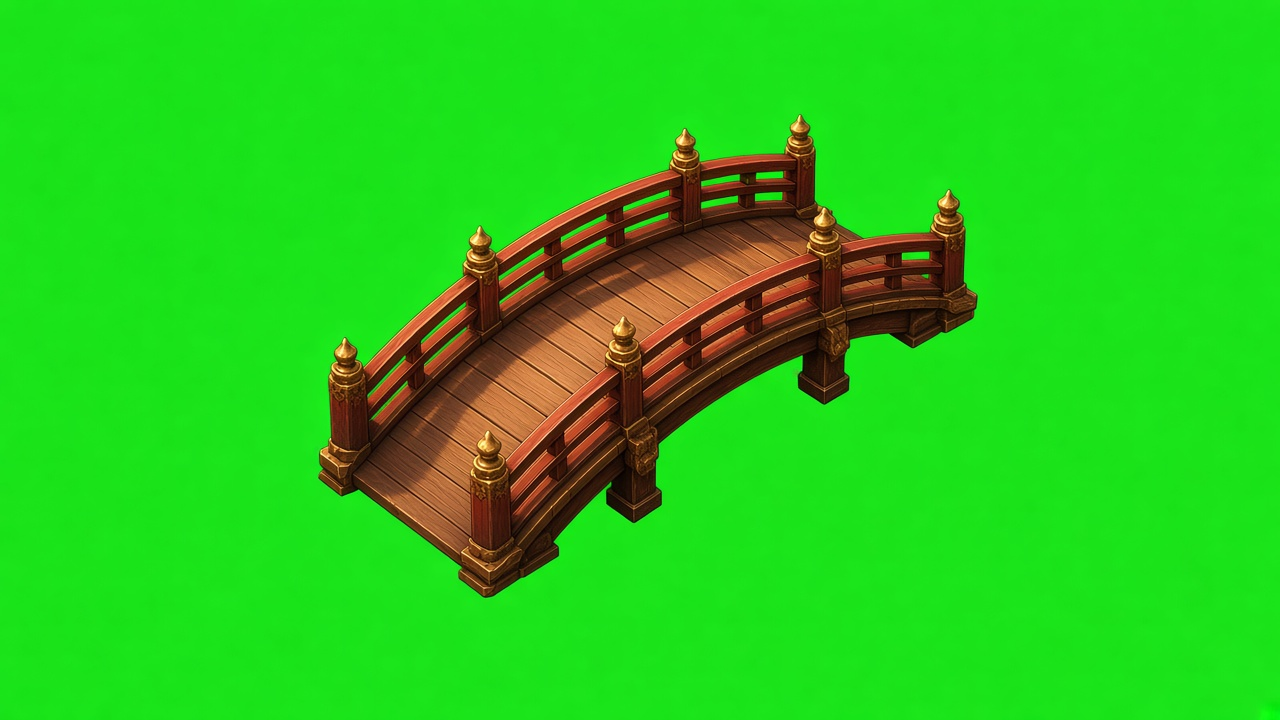
#> input picture tools/art/hero/src/bridge.jpg, 1280 x 720 px
$ python -i keylib.py   (imports and definitions only)
#> lines starting #> are read from the running program, lines starting #| are printed output that depends on the picture
"""Chroma-key + sprite helpers for generated (GenerateImage) hero art.
All inputs are 1280x720 JPEGs: one subject (or a row of poses) on flat chroma green,
or additive VFX on black. Keying is flood-fill based (so green INSIDE foliage survives),
with a soft alpha ramp, edge decontamination and green despill."""
import numpy as np
from PIL import Image, ImageFilter
from scipy import ndimage as ndi

def load(path):
    return Image.open(path).convert("RGB")

def bg_colour(a):
    b = np.concatenate([a[:10].reshape(-1, 3), a[-10:].reshape(-1, 3), a[:, :10].reshape(-1, 3), a[:, -10:].reshape(-1, 3)])
    return np.median(b, axis=0)

def key_green(im, t1=48.0, t2=96.0, despill=True):
    a = np.asarray(im).astype(np.float32)
    bg = bg_colour(a)
    d = np.sqrt(((a - bg) ** 2).sum(-1))
    # greenness helps on dark foliage near the bg hue
    gr = a[..., 1] - np.maximum(a[..., 0], a[..., 2])
    bgg = bg[1] - max(bg[0], bg[2])
    cand = (d < t2) & ((gr > bgg * 0.45) if bgg > 60 else True)
    lab, n = ndi.label(cand)
    edge = np.unique(np.concatenate([lab[0], lab[-1], lab[:, 0], lab[:, -1]]))
    edge = edge[edge > 0]
    bgm = np.isin(lab, edge)
    # interior holes (between branches, lily pads...): tight match, big enough to be background
    tight = (d < t1 * 1.1) & ((gr > bgg * 0.6) if bgg > 60 else True)
    tl, tn = ndi.label(tight)
    if tn:
        ts = ndi.sum(tight, tl, range(1, tn + 1))
        bgm |= np.isin(tl, [i + 1 for i, s in enumerate(ts) if s >= 25])
    bgm = ndi.binary_opening(bgm, iterations=1) | (bgm & (d < t1))
    # soft alpha: 0 inside bg, ramp over the band, 1 elsewhere
    near = ndi.binary_dilation(bgm, iterations=3)
    ramp = np.clip((d - t1) / (t2 - t1), 0, 1)
    alpha = np.where(bgm, 0.0, 1.0)
    alpha = np.where(near & ~bgm, np.maximum(ramp, 0.0) * 0 + np.clip(ramp * 1.15, 0, 1), alpha)
    # keep alpha 1 well inside the subject
    inner = ~ndi.binary_dilation(bgm, iterations=4)
    alpha = np.where(inner, 1.0, alpha)
    alpha = ndi.gaussian_filter(alpha, 0.6)
    # drop specks: keep components of the opaque mask with decent area
    solid = alpha > 0.5
    l2, n2 = ndi.label(solid)
    if n2 > 1:
        sizes = ndi.sum(solid, l2, range(1, n2 + 1))
        keep = np.isin(l2, [i + 1 for i, s in enumerate(sizes) if s > 120])
        alpha = np.where(keep | ndi.binary_dilation(keep, iterations=2), alpha, 0.0)
    rgb = a.copy()
    if despill:
        ring = ndi.binary_dilation(alpha > 0.02, iterations=1) & ndi.binary_dilation(alpha < 0.98, iterations=4)
        # decontaminate: remove bg contribution proportional to (1-alpha)
        al = np.clip(alpha, 0.05, 1)[..., None]
        dec = (a - (1 - al) * bg) / al
        rgb = np.where(ring[..., None], np.clip(dec, 0, 255), rgb)
        # clamp green to the average of red/blue (+ a little) on the ring and just inside it
        zone = ndi.binary_dilation(ring, iterations=2) & (alpha > 0)
        lim = np.maximum(rgb[..., 0], rgb[..., 2]) * 1.02 + 6
        g = np.where(zone & (rgb[..., 1] > lim), lim, rgb[..., 1])
        rgb[..., 1] = g
    out = np.dstack([np.clip(rgb, 0, 255), np.clip(alpha * 255, 0, 255)]).astype(np.uint8)
    return Image.fromarray(out, "RGBA")

# [5 lines left out: function bbox, not called in this run]

def trim(im, pad=2):
    b = bbox(im)
    return im.crop((max(0, b[0] - pad), max(0, b[1] - pad), min(im.width, b[2] + pad), min(im.height, b[3] + pad)))

# [44 lines left out: functions split_row, seamless_cross, mirror_tile, not called in this run]

>>> import cv2
>>> picture = cv2.imread('src/bridge.jpg', cv2.IMREAD_GRAYSCALE)
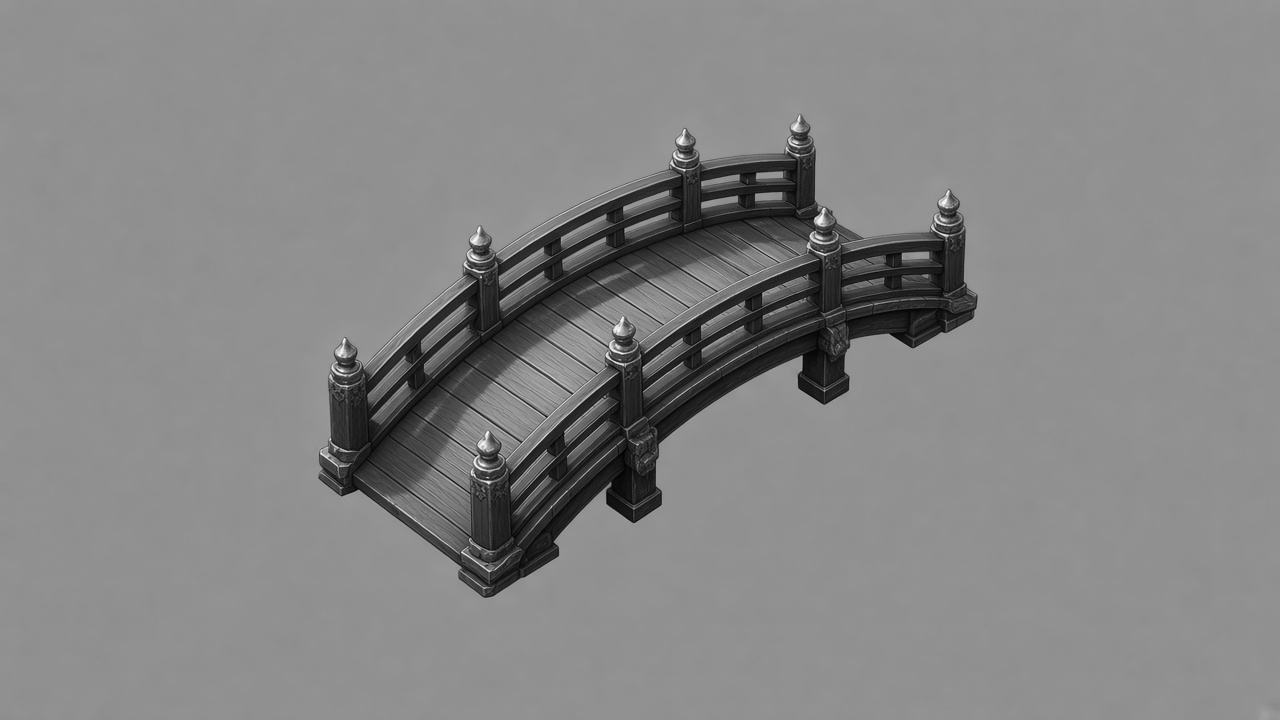
#> picture: shape (720, 1280); min 0, max 252, mean 133.1
>>> result = key_green(picture)
#> (the run stopped early here; a loop or call above may not have finished)

$ run again, on tools/art/hero/src/bush_green.jpg
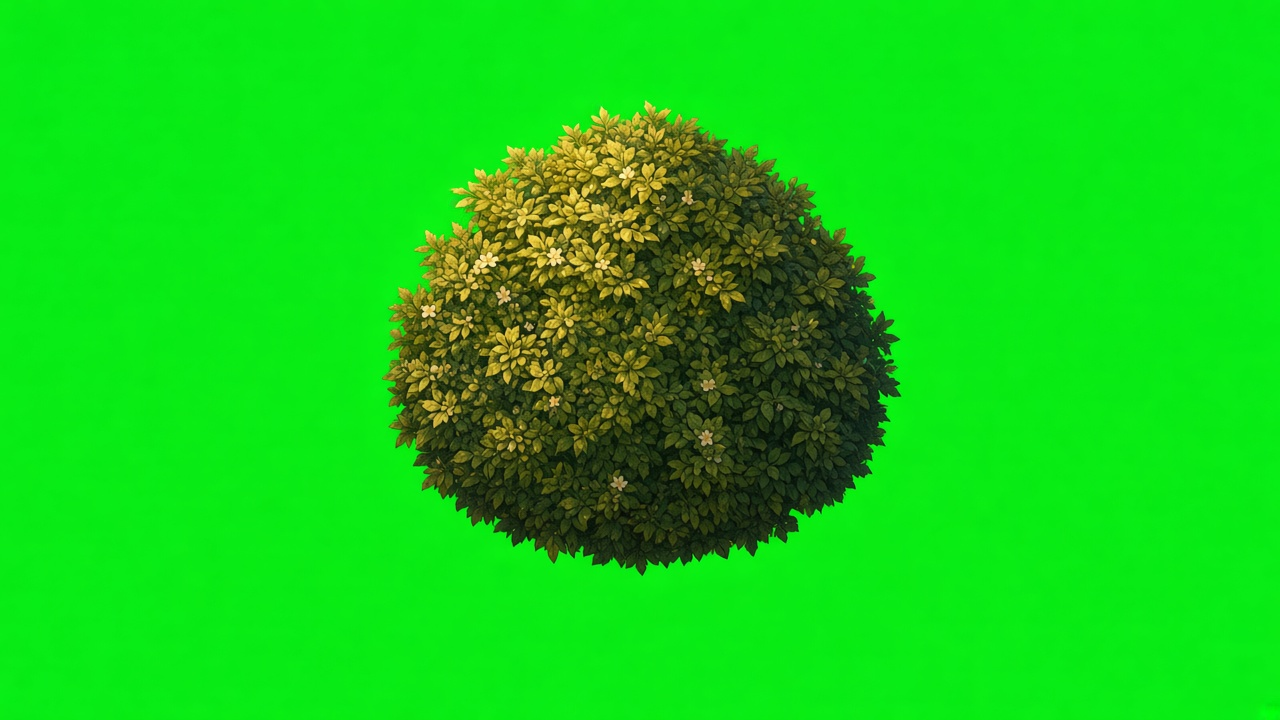
#> input picture tools/art/hero/src/bush_green.jpg, 1280 x 720 px
#> `picture = cv2.imread('src/bridge.jpg', cv2.IMREAD_GRAYSCALE)`:
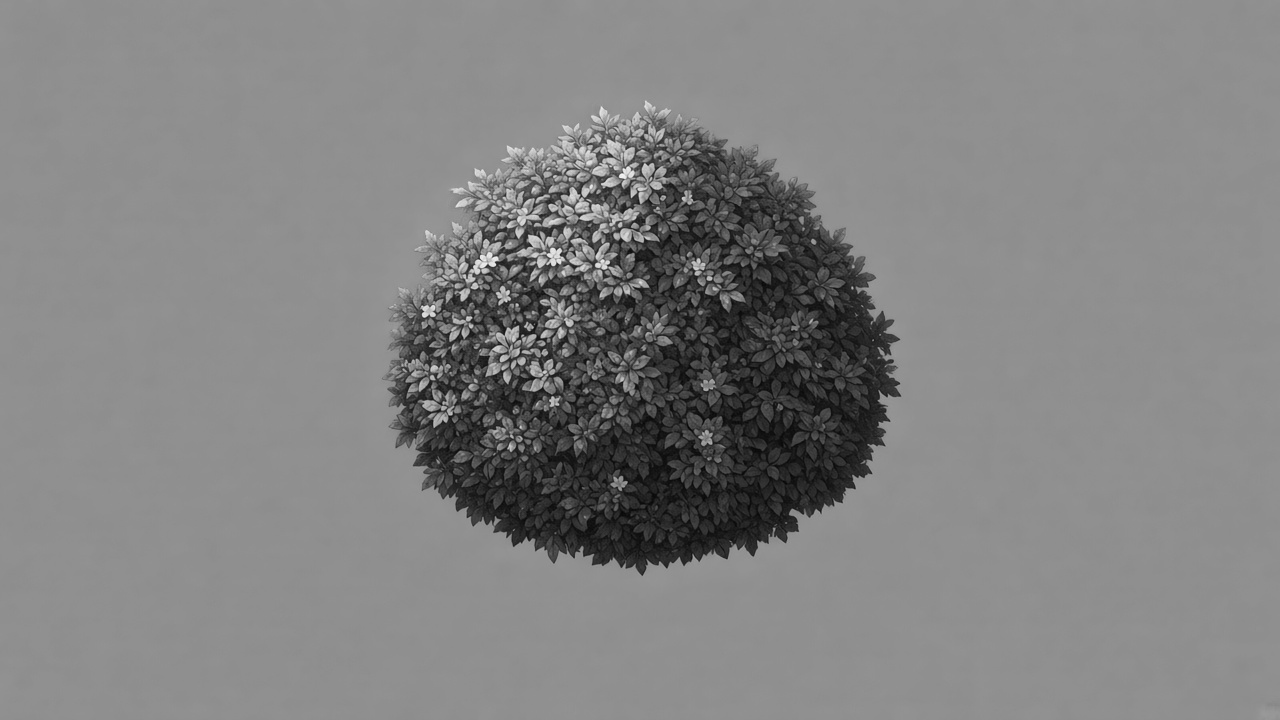
#> picture: shape (720, 1280); min 2, max 248, mean 130

$ run again, on tools/art/hero/src/bush_purple.jpg
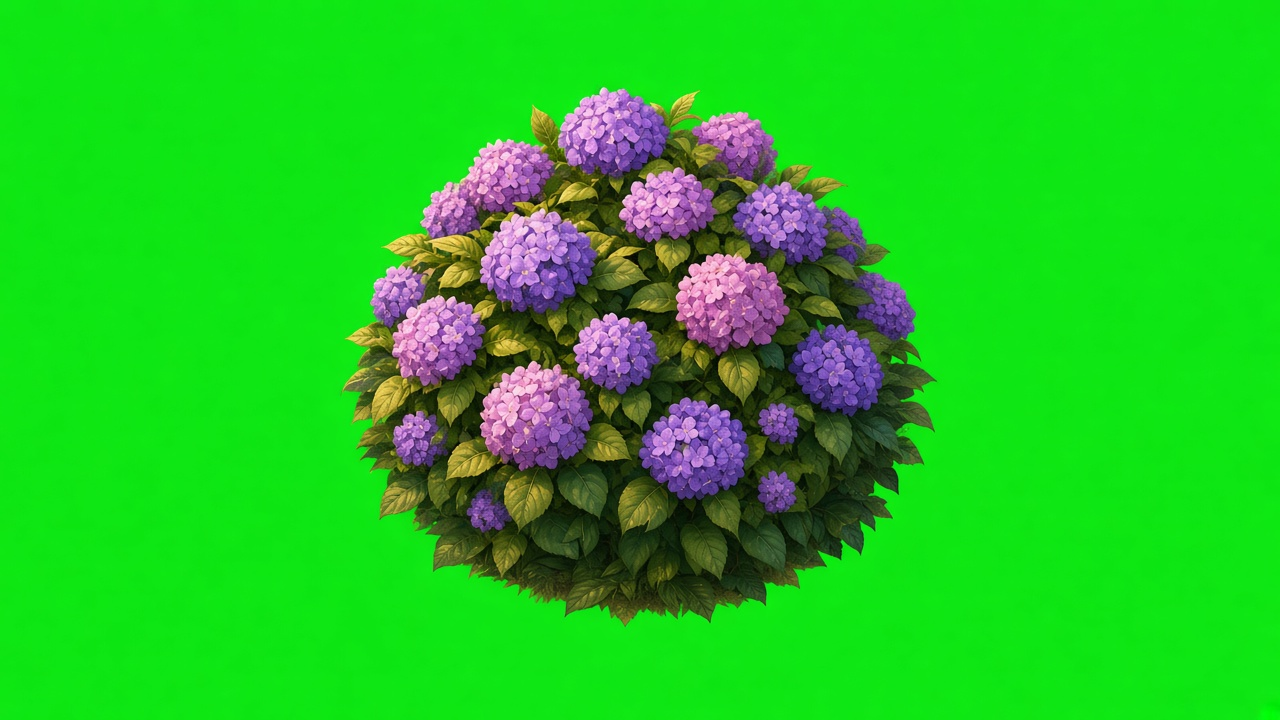
#> input picture tools/art/hero/src/bush_purple.jpg, 1280 x 720 px
#> `picture = cv2.imread('src/bridge.jpg', cv2.IMREAD_GRAYSCALE)`:
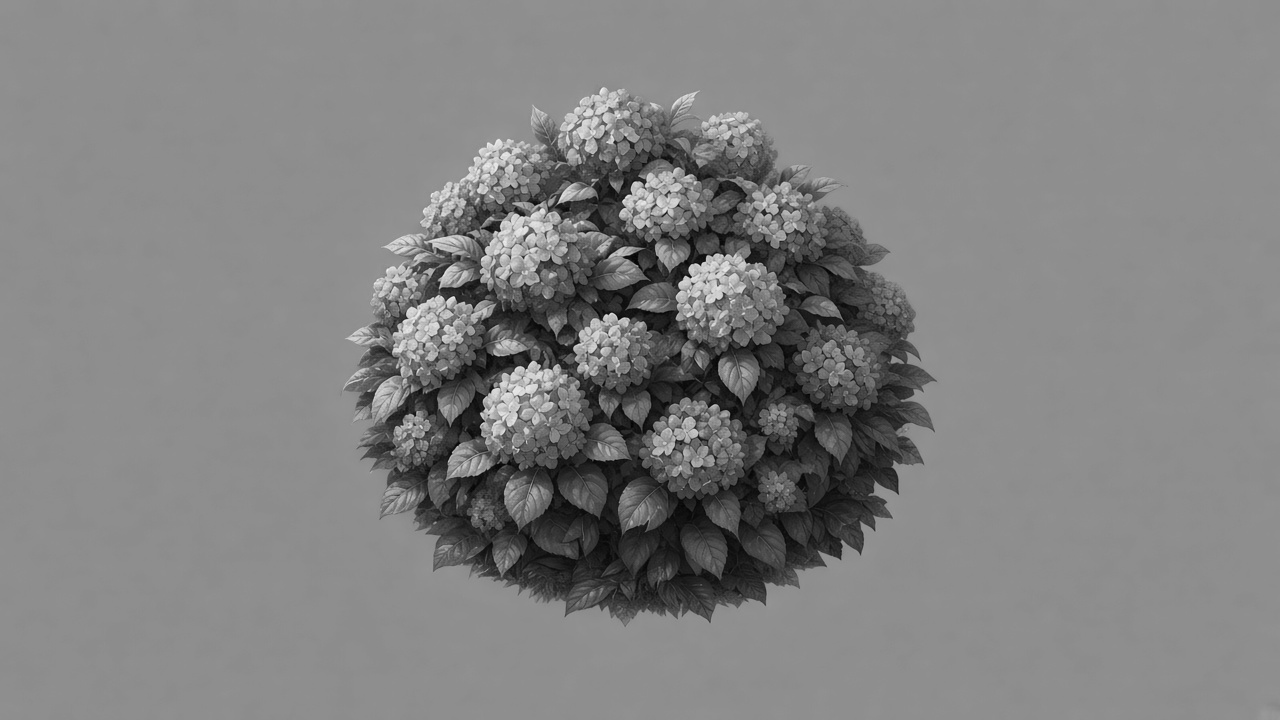
#> picture: shape (720, 1280); min 1, max 243, mean 129

$ run again, on tools/art/hero/src/bush_white.jpg
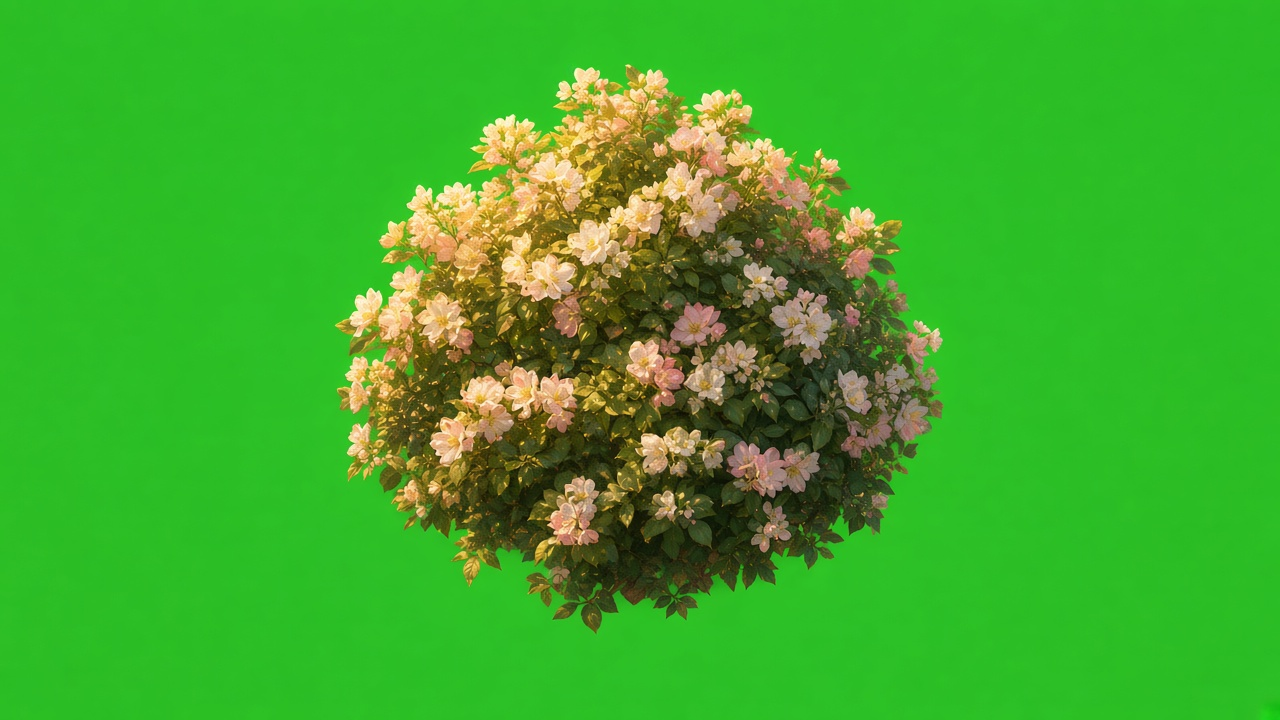
#> input picture tools/art/hero/src/bush_white.jpg, 1280 x 720 px
#> `picture = cv2.imread('src/bridge.jpg', cv2.IMREAD_GRAYSCALE)`:
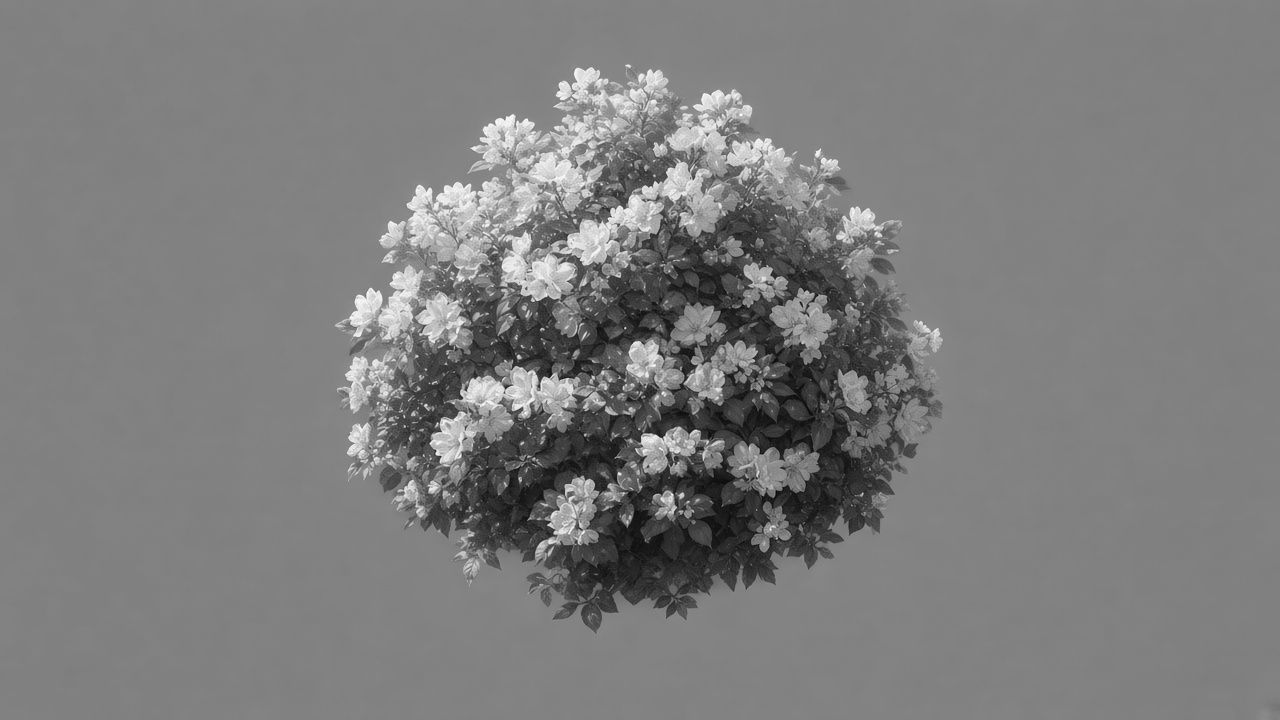
#> picture: shape (720, 1280); min 5, max 254, mean 124.6
